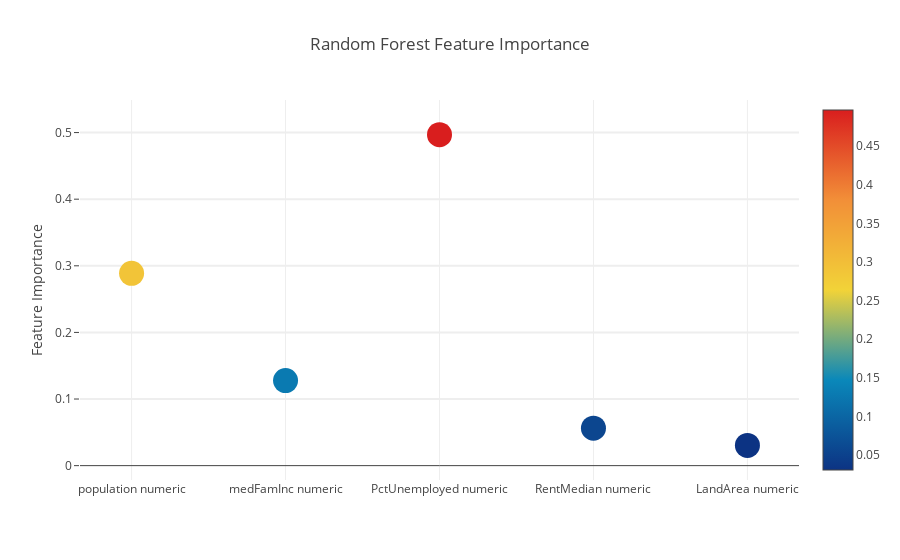
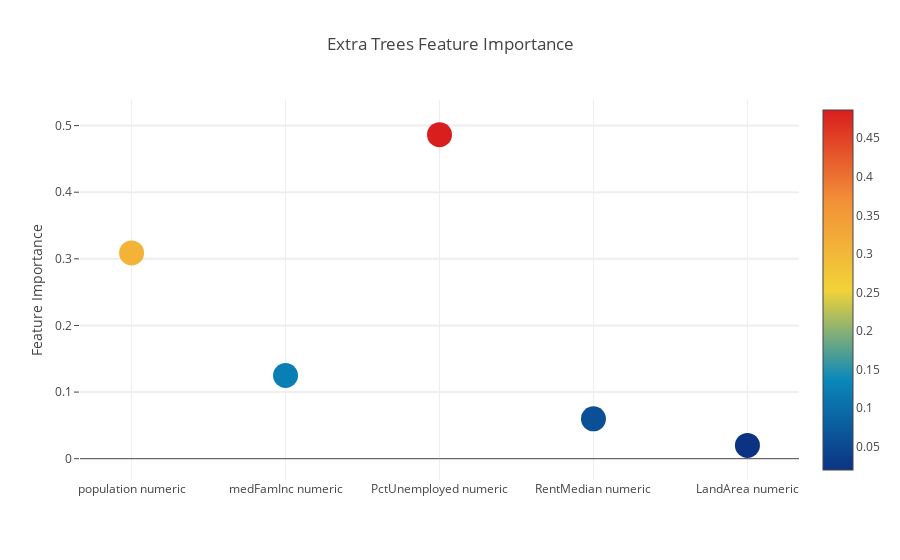
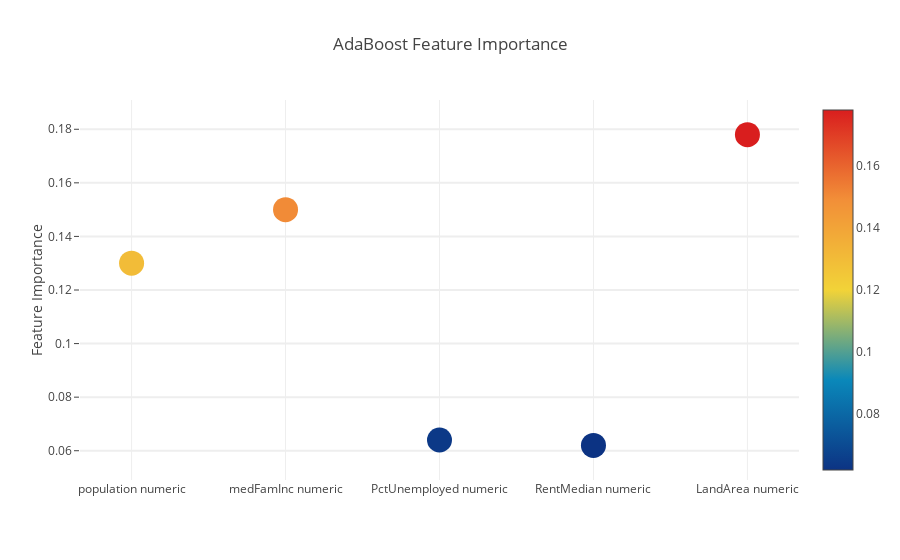
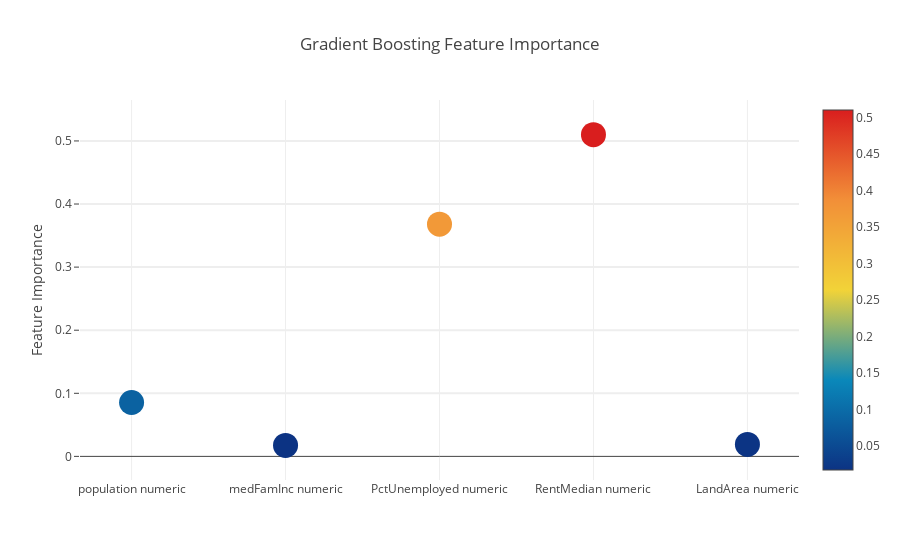

Notebook code for these charts, in order:
### Code cell
import pandas as pd
import numpy as np
import re
import sklearn
import xgboost as xgb
import seaborn as sns
import matplotlib.pyplot as plt
%matplotlib inline

import plotly.offline as py
py.init_notebook_mode(connected=True)
import plotly.graph_objs as go
import plotly.tools as tls

import warnings
warnings.filterwarnings('ignore')

# Going to use these 5 base models for the stacking
from sklearn.ensemble import (RandomForestClassifier, AdaBoostClassifier, 
                              GradientBoostingClassifier, ExtraTreesClassifier)
from sklearn.svm import SVC
from sklearn.cross_validation import KFold


train = pd.read_csv("communities_train.csv", sep=',', encoding='utf-8', header= 0)
test = pd.read_csv("communities_test.csv", sep=',', encoding='utf-8', header= 0)
full_data = [train,test]

ntrain = train.shape[0]
ntest = test.shape[0]
SEED = 0 # for reproducibility
NFOLDS = 5 # set folds for out-of-fold prediction
kf = KFold(ntrain, n_folds= NFOLDS, random_state=SEED)

# Class to extend the Sklearn classifier
class SklearnHelper(object):
    def __init__(self, clf, seed=0, params=None):
        params['random_state'] = seed
        self.clf = clf(**params)

    def train(self, x_train, y_train):
        self.clf.fit(x_train, y_train)

    def predict(self, x):
        return self.clf.predict(x)
    
    def fit(self,x,y):
        return self.clf.fit(x,y)
    
    def feature_importances(self,x,y):
        return(self.clf.fit(x,y).feature_importances_)
        
        
def get_oof(clf, x_train, y_train, x_test):
    oof_train = np.zeros((ntrain,))
    oof_test = np.zeros((ntest,))
    oof_test_skf = np.empty((NFOLDS, ntest))

    for i, (train_index, test_index) in enumerate(kf):
        x_tr = x_train[train_index]
        y_tr = y_train[train_index]
        x_te = x_train[test_index]

        clf.train(x_tr, y_tr)

        oof_train[test_index] = clf.predict(x_te)
        oof_test_skf[i, :] = clf.predict(x_test)

    oof_test[:] = oof_test_skf.mean(axis=0)
    return oof_train.reshape(-1, 1), oof_test.reshape(-1, 1)
        

rf_params = {
    'n_jobs': -1,
    'n_estimators': 500,
     'warm_start': True, 
     #'max_features': 0.2,
    'max_depth': 7,
    'min_samples_leaf': 2,
    'max_features' : 'sqrt',
    'verbose': 0
}

# Extra Trees Parameters
et_params = {
    'n_jobs': -1,
    'n_estimators':500,
    #'max_features': 0.5,
    'max_depth': 8,
    'min_samples_leaf': 2,
    'verbose': 0
}

# AdaBoost parameters
ada_params = {
    'n_estimators': 500,
    'learning_rate' : 0.75
}

# Gradient Boosting parameters
gb_params = {
    'n_estimators': 500,
     #'max_features': 0.2,
    'max_depth': 6,
    'min_samples_leaf': 2,
    'verbose': 0
}

# Support Vector Classifier parameters 
svc_params = {
    'kernel' : 'linear',
    'C' : 0.025
    }

# Create 5 objects that represent our 4 models
rf = SklearnHelper(clf=RandomForestClassifier, seed=SEED, params=rf_params)
et = SklearnHelper(clf=ExtraTreesClassifier, seed=SEED, params=et_params)
ada = SklearnHelper(clf=AdaBoostClassifier, seed=SEED, params=ada_params)
gb = SklearnHelper(clf=GradientBoostingClassifier, seed=SEED, params=gb_params)
svc = SklearnHelper(clf=SVC, seed=SEED, params=svc_params)

# Create Numpy arrays of train, test and target ( ViolentPop) dataframes to feed into our models
y_train = train['ViolentCrimesPerPop numeric'].ravel()
train = train.drop(['ViolentCrimesPerPop numeric'], axis=1)
test = test.drop(['ViolentCrimesPerPop numeric'], axis=1)
x_train = train.values # Creates an array of the train data
x_test = test.values # Creats an array of the test data

et_oof_train, et_oof_test = get_oof(et, x_train, y_train, x_test) # Extra Trees
rf_oof_train, rf_oof_test = get_oof(rf,x_train, y_train, x_test) # Random Forest
ada_oof_train, ada_oof_test = get_oof(ada, x_train, y_train, x_test) # AdaBoost 
gb_oof_train, gb_oof_test = get_oof(gb,x_train, y_train, x_test) # Gradient Boost
svc_oof_train, svc_oof_test = get_oof(svc,x_train, y_train, x_test) # Support Vector Classifier

print("Training is complete")

rf_feature = rf.feature_importances(x_train,y_train)
et_feature = et.feature_importances(x_train, y_train)
ada_feature = ada.feature_importances(x_train, y_train)
gb_feature = gb.feature_importances(x_train,y_train)

rf_features = list(rf_feature)
et_features = list(et_feature)
ada_features = list(ada_feature)
gb_features = list(gb_feature)

cols = train.columns.values
# Create a dataframe with features
feature_dataframe = pd.DataFrame( {'features': cols,
     'Random Forest feature importances': rf_features,
     'Extra Trees  feature importances': et_features,
      'AdaBoost feature importances': ada_features,
    'Gradient Boost feature importances': gb_features
    })


# Scatter plot 
trace = go.Scatter(
    y = feature_dataframe['Random Forest feature importances'].values,
    x = feature_dataframe['features'].values,
    mode='markers',
    marker=dict(
        sizemode = 'diameter',
        sizeref = 1,
        size = 25,
#       size= feature_dataframe['AdaBoost feature importances'].values,
        #color = np.random.randn(500), #set color equal to a variable
        color = feature_dataframe['Random Forest feature importances'].values,
        colorscale='Portland',
        showscale=True
    ),
    text = feature_dataframe['features'].values
)
data = [trace]

layout= go.Layout(
    autosize= True,
    title= 'Random Forest Feature Importance',
    hovermode= 'closest',
#     xaxis= dict(
#         title= 'Pop',
#         ticklen= 5,
#         zeroline= False,
#         gridwidth= 2,
#     ),
    yaxis=dict(
        title= 'Feature Importance',
        ticklen= 5,
        gridwidth= 2
    ),
    showlegend= False
)
fig = go.Figure(data=data, layout=layout)
py.iplot(fig,filename='scatter2010')

# Scatter plot 
trace = go.Scatter(
    y = feature_dataframe['Extra Trees  feature importances'].values,
    x = feature_dataframe['features'].values,
    mode='markers',
    marker=dict(
        sizemode = 'diameter',
        sizeref = 1,
        size = 25,
#       size= feature_dataframe['AdaBoost feature importances'].values,
        #color = np.random.randn(500), #set color equal to a variable
        color = feature_dataframe['Extra Trees  feature importances'].values,
        colorscale='Portland',
        showscale=True
    ),
    text = feature_dataframe['features'].values
)
data = [trace]

layout= go.Layout(
    autosize= True,
    title= 'Extra Trees Feature Importance',
    hovermode= 'closest',
#     xaxis= dict(
#         title= 'Pop',
#         ticklen= 5,
#         zeroline= False,
#         gridwidth= 2,
#     ),
    yaxis=dict(
        title= 'Feature Importance',
        ticklen= 5,
        gridwidth= 2
    ),
    showlegend= False
)
fig = go.Figure(data=data, layout=layout)
py.iplot(fig,filename='scatter2010')

# Scatter plot 
trace = go.Scatter(
    y = feature_dataframe['AdaBoost feature importances'].values,
    x = feature_dataframe['features'].values,
    mode='markers',
    marker=dict(
        sizemode = 'diameter',
        sizeref = 1,
        size = 25,
#       size= feature_dataframe['AdaBoost feature importances'].values,
        #color = np.random.randn(500), #set color equal to a variable
        color = feature_dataframe['AdaBoost feature importances'].values,
        colorscale='Portland',
        showscale=True
    ),
    text = feature_dataframe['features'].values
)
data = [trace]

layout= go.Layout(
    autosize= True,
    title= 'AdaBoost Feature Importance',
    hovermode= 'closest',
#     xaxis= dict(
#         title= 'Pop',
#         ticklen= 5,
#         zeroline= False,
#         gridwidth= 2,
#     ),
    yaxis=dict(
        title= 'Feature Importance',
        ticklen= 5,
        gridwidth= 2
    ),
    showlegend= False
)
fig = go.Figure(data=data, layout=layout)
py.iplot(fig,filename='scatter2010')

# Scatter plot 
trace = go.Scatter(
    y = feature_dataframe['Gradient Boost feature importances'].values,
    x = feature_dataframe['features'].values,
    mode='markers',
    marker=dict(
        sizemode = 'diameter',
        sizeref = 1,
        size = 25,
#       size= feature_dataframe['AdaBoost feature importances'].values,
        #color = np.random.randn(500), #set color equal to a variable
        color = feature_dataframe['Gradient Boost feature importances'].values,
        colorscale='Portland',
        showscale=True
    ),
    text = feature_dataframe['features'].values
)
data = [trace]

layout= go.Layout(
    autosize= True,
    title= 'Gradient Boosting Feature Importance',
    hovermode= 'closest',
#     xaxis= dict(
#         title= 'Pop',
#         ticklen= 5,
#         zeroline= False,
#         gridwidth= 2,
#     ),
    yaxis=dict(
        title= 'Feature Importance',
        ticklen= 5,
        gridwidth= 2
    ),
    showlegend= False
)
fig = go.Figure(data=data, layout=layout)
py.iplot(fig,filename='scatter2010')

### Figure 1 — Plotly figure (JSON) as saved in the notebook; plotly's stock layout.template omitted (floating-point values rounded to 4 significant figures)
{"data": [{"marker": {"color": [0.2887, 0.1278, 0.4969, 0.05622, 0.03042], "colorscale": "Portland", "showscale": true, "size": 25, "sizemode": "diameter", "sizeref": 1}, "mode": "markers", "text": ["population numeric", "medFamInc numeric", "PctUnemployed numeric", "RentMedian numeric", "LandArea numeric"], "type": "scatter", "x": ["population numeric", "medFamInc numeric", "PctUnemployed numeric", "RentMedian numeric", "LandArea numeric"], "y": [0.2887, 0.1278, 0.4969, 0.05622, 0.03042]}], "layout": {"autosize": true, "hovermode": "closest", "showlegend": false, "title": "Random Forest Feature Importance", "yaxis": {"gridwidth": 2, "ticklen": 5, "title": "Feature Importance"}}}

### Figure 2 — Plotly figure (JSON) as saved in the notebook; plotly's stock layout.template omitted (floating-point values rounded to 4 significant figures)
{"data": [{"marker": {"color": [0.3088, 0.1248, 0.4864, 0.05989, 0.02001], "colorscale": "Portland", "showscale": true, "size": 25, "sizemode": "diameter", "sizeref": 1}, "mode": "markers", "text": ["population numeric", "medFamInc numeric", "PctUnemployed numeric", "RentMedian numeric", "LandArea numeric"], "type": "scatter", "x": ["population numeric", "medFamInc numeric", "PctUnemployed numeric", "RentMedian numeric", "LandArea numeric"], "y": [0.3088, 0.1248, 0.4864, 0.05989, 0.02001]}], "layout": {"autosize": true, "hovermode": "closest", "showlegend": false, "title": "Extra Trees Feature Importance", "yaxis": {"gridwidth": 2, "ticklen": 5, "title": "Feature Importance"}}}

### Figure 3 — Plotly figure (JSON) as saved in the notebook; plotly's stock layout.template omitted (floating-point values rounded to 4 significant figures)
{"data": [{"marker": {"color": [0.13, 0.15, 0.064, 0.062, 0.178], "colorscale": "Portland", "showscale": true, "size": 25, "sizemode": "diameter", "sizeref": 1}, "mode": "markers", "text": ["population numeric", "medFamInc numeric", "PctUnemployed numeric", "RentMedian numeric", "LandArea numeric"], "type": "scatter", "x": ["population numeric", "medFamInc numeric", "PctUnemployed numeric", "RentMedian numeric", "LandArea numeric"], "y": [0.13, 0.15, 0.064, 0.062, 0.178]}], "layout": {"autosize": true, "hovermode": "closest", "showlegend": false, "title": "AdaBoost Feature Importance", "yaxis": {"gridwidth": 2, "ticklen": 5, "title": "Feature Importance"}}}

### Figure 4 — Plotly figure (JSON) as saved in the notebook; plotly's stock layout.template omitted (floating-point values rounded to 4 significant figures)
{"data": [{"marker": {"color": [0.08546, 0.01746, 0.3681, 0.51, 0.01896], "colorscale": "Portland", "showscale": true, "size": 25, "sizemode": "diameter", "sizeref": 1}, "mode": "markers", "text": ["population numeric", "medFamInc numeric", "PctUnemployed numeric", "RentMedian numeric", "LandArea numeric"], "type": "scatter", "x": ["population numeric", "medFamInc numeric", "PctUnemployed numeric", "RentMedian numeric", "LandArea numeric"], "y": [0.08546, 0.01746, 0.3681, 0.51, 0.01896]}], "layout": {"autosize": true, "hovermode": "closest", "showlegend": false, "title": "Gradient Boosting Feature Importance", "yaxis": {"gridwidth": 2, "ticklen": 5, "title": "Feature Importance"}}}
